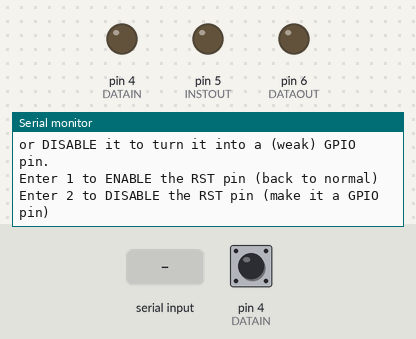
Simulated run of this program. Board: SparkFun Pro Micro, built with avr-gcc and run on an emulated ATmega32U4. On the bench: output pins drawn as LEDs (lit = HIGH), the last lines printed to the serial monitor. The test bench sets the inputs (shaded band); at power-on: pin 4 (DATAIN) LOW. Pins used as bus, display or sensor lines are not drawn. At 7.4 s the program stops and its outputs stay as they are.

Above: at 1.2 s.
1.3 s: "1" received over Serial
At 2.5 s:
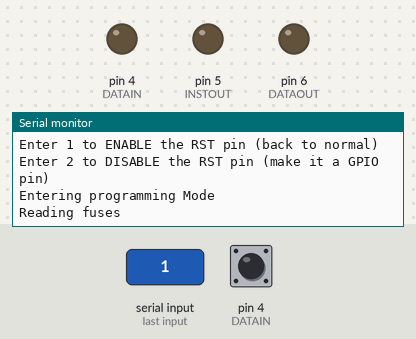
2.8 s: pin 4 (DATAIN) pulsed HIGH 2 times (0.12 s each, 0.3 s apart)
At 4.5 s:
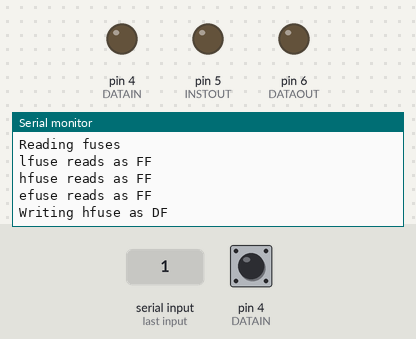
4.9 s: pin 4 (DATAIN) pulsed HIGH 2 times (0.12 s each, 0.3 s apart)
At 7.1 s:
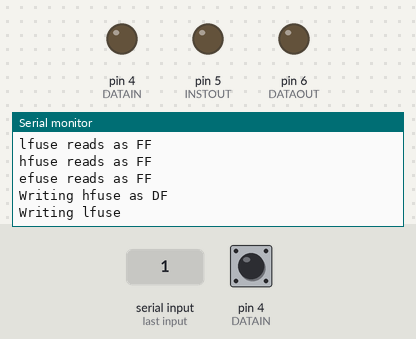
7.4 s: pin 4 (DATAIN) driven HIGH
At 8.5 s:
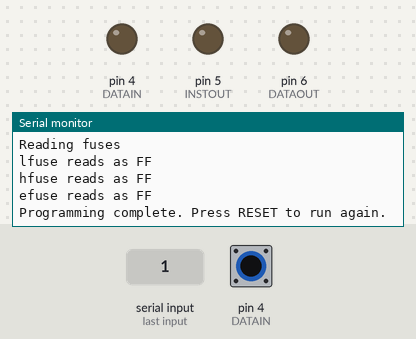

Measured:
- after the input at 1.3 s, the serial monitor: prints a new line at once (image 1)
- after the input at 2.8 s, the serial monitor: prints a new line at once (image 2)
- after the input at 4.9 s, the serial monitor: prints a new line after 1.0 s (image 3)
- after the input at 7.4 s, the serial monitor: prints a new line at once (image 4)

The program:

main.cpp
```cpp
// AVR High-voltage Serial Programmer
// Originally created by Paul Willoughby 03/20/2010
// www.rickety.us slash 2010/03/arduino-avr-high-voltage-serial-programmer/
// Inspired by Jeff Keyzer mightyohm.com
// Serial Programming routines from ATtiny25/45/85 datasheet

#include "Arduino.h"

// Desired fuse configuration
#define  HFUSE  0xDF   // Defaults for ATtiny25/45/85
#define  LFUSE  0x62

/**
 * The following pins allows the board to have angled pins for the programmer
 * added and will nicely fit directly into an Uno pin bank.
#define  RST     13    // Output to level shifter for !RESET from transistor to Pin 1
#define  CLKOUT  12    // Connect to Serial Clock Input (SCI) Pin 2
#define  DATAIN  11    // Connect to Serial Data Output (SDO) Pin 7
#define  INSTOUT 10    // Connect to Serial Instruction Input (SII) Pin 6
#define  DATAOUT  9    // Connect to Serial Data Input (SDI) Pin 5
#define  VCC      8    // Connect to VCC Pin 8
**/

/**
 * The following pins works well with the Pro Micro I use. The programmer board
 * has a set of female connectors added for the programmer interface, and a Pro
 * Micro with male pins can plug directly into the programmer board, lining up
 * on the GND pin.
 **/
#define  RST     2    // Output to level shifter for !RESET from transistor to Pin 1
#define  CLKOUT  3    // Connect to Serial Clock Input (SCI) Pin 2
#define  DATAIN  4    // Connect to Serial Data Output (SDO) Pin 7
#define  INSTOUT 5    // Connect to Serial Instruction Input (SII) Pin 6
#define  DATAOUT 6    // Connect to Serial Data Input (SDI) Pin 5
#define  VCC     7    // Connect to VCC Pin 8

// These are ASCII characters we expect to read as input for enabling or
// disabling reset
#define RST_ENABLE  49 // Digit 1
#define RST_DISABLE 50 // Digit 2

int inData = 0;         // incoming serial byte AVR
int targetValue = HFUSE;

void setup() {
    // Set up control lines for HV parallel programming
    pinMode(VCC, OUTPUT);
    pinMode(RST, OUTPUT);
    pinMode(DATAOUT, OUTPUT);
    pinMode(INSTOUT, OUTPUT);
    pinMode(CLKOUT, OUTPUT);
    pinMode(DATAIN, OUTPUT);  // configured as input when in programming mode

    // Initialize output pins as needed
    digitalWrite(RST, HIGH);  // Level shifter is inverting, this shuts off 12V

    // Start serial port at 115200 bps:
    Serial.begin(115200);
}

/**
 * Prompts for pressing the keys to enable or disable the RESET pin, and then
 * returns one of RST_ENABLE or RST_DISABLE.
 **/
int promptChoice() {
    Serial.println(
        "Turn on the 12 volt power.\n\n"
        "You can ENABLE the RST pin (as RST) to allow programming\n"
        "or DISABLE it to turn it into a (weak) GPIO pin.\n"
    );

    // Will receive the KB input
    int reply;

    while (true) {
        Serial.println("Enter 1 to ENABLE the RST pin (back to normal)");
        Serial.println("Enter 2 to DISABLE the RST pin (make it a GPIO pin)");
        while (!Serial.available()) {
            // Wait for user input
        }
        // Read input and validate
        reply = Serial.read();
        if (reply == RST_ENABLE || reply == RST_DISABLE) {
            return reply;
        }
        Serial.println("\nInvalid input. Try again...\n");
    }
}

/**
 * Not entirely sure wqhat this does, but it seems to serially shift the `val`
 * and `val1` bytes out on the data pins while clocking the shift on the
 * clockpin.
 *
 * The bitorder can also be set to LSB or MSB using the bitOrder arg.
 *
 * Seems to return a byte read during the shift outr operation. Not sure what
 * this is means.
 *
 * Will read the datasheet if it becomes important enough to understand this
 * :-)
 **/
int shiftOut2(uint8_t dataPin, uint8_t dataPin1, uint8_t clockPin, uint8_t bitOrder, byte val, byte val1) {
    int i;
    int inBits = 0;
    //Wait until DATAIN goes high
    while (!digitalRead(DATAIN)) {
        // Nothing to do here
    }

    //Start bit
    digitalWrite(DATAOUT, LOW);
    digitalWrite(INSTOUT, LOW);
    digitalWrite(clockPin, HIGH);
    digitalWrite(clockPin, LOW);

    for (i = 0; i < 8; i++) {
        if (bitOrder == LSBFIRST) {
            digitalWrite(dataPin, !!(val & (1 << i)));
            digitalWrite(dataPin1, !!(val1 & (1 << i)));
        }
        else {
            digitalWrite(dataPin, !!(val & (1 << (7 - i))));
            digitalWrite(dataPin1, !!(val1 & (1 << (7 - i))));
        }
        inBits <<= 1;
        inBits |= digitalRead(DATAIN);
        digitalWrite(clockPin, HIGH);
        digitalWrite(clockPin, LOW);
    }

    //End bits
    digitalWrite(DATAOUT, LOW);
    digitalWrite(INSTOUT, LOW);
    digitalWrite(clockPin, HIGH);
    digitalWrite(clockPin, LOW);
    digitalWrite(clockPin, HIGH);
    digitalWrite(clockPin, LOW);

    return inBits;
}

/**
 * Reads the current fuse values, prints the values, but returns the HFUSE
 * value.
 **/
int readFuses() {
    Serial.println("Reading fuses");

    //Read lfuse
    shiftOut2(DATAOUT, INSTOUT, CLKOUT, MSBFIRST, 0x04, 0x4C);
    shiftOut2(DATAOUT, INSTOUT, CLKOUT, MSBFIRST, 0x00, 0x68);
    inData = shiftOut2(DATAOUT, INSTOUT, CLKOUT, MSBFIRST, 0x00, 0x6C);
    Serial.print("lfuse reads as ");
    Serial.println(inData, HEX);

    //Read hfuse
    shiftOut2(DATAOUT, INSTOUT, CLKOUT, MSBFIRST, 0x04, 0x4C);
    shiftOut2(DATAOUT, INSTOUT, CLKOUT, MSBFIRST, 0x00, 0x7A);
    inData = shiftOut2(DATAOUT, INSTOUT, CLKOUT, MSBFIRST, 0x00, 0x7E);
    Serial.print("hfuse reads as ");
    Serial.println(inData, HEX);
    int hFuse = inData;

    //Read efuse
    shiftOut2(DATAOUT, INSTOUT, CLKOUT, MSBFIRST, 0x04, 0x4C);
    shiftOut2(DATAOUT, INSTOUT, CLKOUT, MSBFIRST, 0x00, 0x6A);
    inData = shiftOut2(DATAOUT, INSTOUT, CLKOUT, MSBFIRST, 0x00, 0x6E);
    Serial.print("efuse reads as ");
    Serial.println(inData, HEX);
    Serial.println();

    return hFuse;
}
void loop() {
    switch (promptChoice()) {
        case RST_ENABLE:
            // To enable Reset, we use the default HFUSE value
            targetValue = HFUSE;
            break;
        case RST_DISABLE:
            // For disabling reset, we use 0x5F which is the default HFUSE
            // value, but with bit 7 (RSTDISBL) reset.
            targetValue = 0x5F;
            break;
        default:
            // Should never get this, but default to enable if this does
            // happen.
            targetValue = HFUSE;
    }

    Serial.println("Entering programming Mode\n");

    // Initialize pins to enter programming mode
    pinMode(DATAIN, OUTPUT);  //Temporary
    digitalWrite(DATAOUT, LOW);
    digitalWrite(INSTOUT, LOW);
    digitalWrite(DATAIN, LOW);
    digitalWrite(RST, HIGH);  // Level shifter is inverting, this shuts off 12V

    // Enter High-voltage Serial programming mode
    digitalWrite(VCC, HIGH);  // Apply VCC to start programming process
    delayMicroseconds(20);
    digitalWrite(RST, LOW);   //Turn on 12v
    delayMicroseconds(10);
    pinMode(DATAIN, INPUT);   //Release DATAIN
    delayMicroseconds(300);

    //Programming mode
    int hFuse = readFuses();

    //Write hfuse if not already the value we want 0xDF (to allow RST on pin 1)
    if (hFuse != targetValue) {
        delay(1000);
        Serial.print("Writing hfuse as ");
        Serial.println(targetValue, HEX);
        shiftOut2(DATAOUT, INSTOUT, CLKOUT, MSBFIRST, 0x40, 0x4C);

        // The default RESET functionality
        //shiftOut2(DATAOUT, INSTOUT, CLKOUT, MSBFIRST, HFUSE, 0x2C);

        // this turns the RST pin 1 into a (weak) IO port
        //shiftOut2(DATAOUT, INSTOUT, CLKOUT, MSBFIRST, 0x5F, 0x2C);

        // User selected option
        shiftOut2(DATAOUT, INSTOUT, CLKOUT, MSBFIRST, targetValue, 0x2C);

        shiftOut2(DATAOUT, INSTOUT, CLKOUT, MSBFIRST, 0x00, 0x74);
        shiftOut2(DATAOUT, INSTOUT, CLKOUT, MSBFIRST, 0x00, 0x7C);
    }

    //Write lfuse
    delay(1000);
    Serial.println("Writing lfuse\n");
    shiftOut2(DATAOUT, INSTOUT, CLKOUT, MSBFIRST, 0x40, 0x4C);
    shiftOut2(DATAOUT, INSTOUT, CLKOUT, MSBFIRST, LFUSE, 0x2C);
    shiftOut2(DATAOUT, INSTOUT, CLKOUT, MSBFIRST, 0x00, 0x64);
    shiftOut2(DATAOUT, INSTOUT, CLKOUT, MSBFIRST, 0x00, 0x6C);

    // Confirm new state of play
    hFuse = readFuses();

    digitalWrite(CLKOUT, LOW);
    digitalWrite(VCC, LOW);
    digitalWrite(RST, HIGH);   //Turn off 12v

    Serial.println("\nProgramming complete. Press RESET to run again.");
    while (1==1){};
}
```
